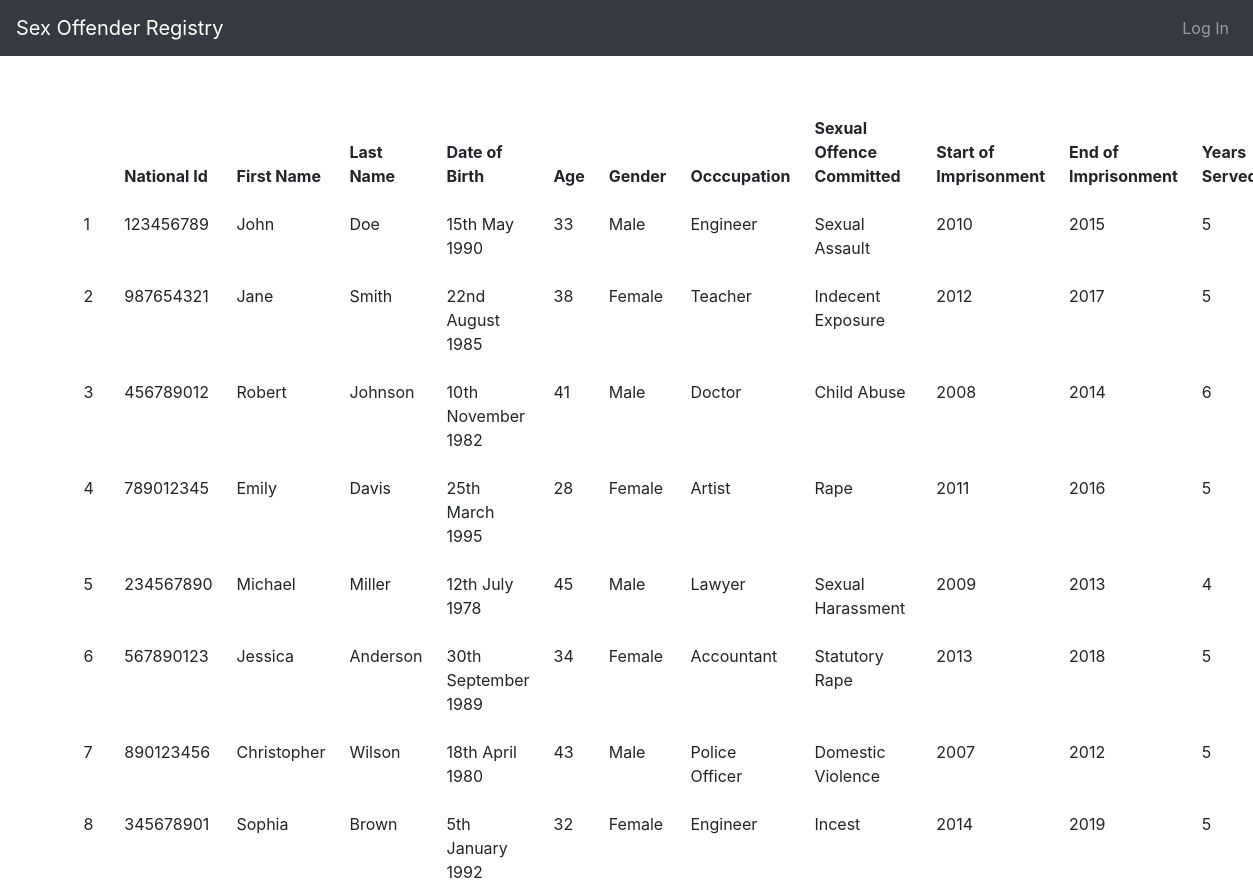
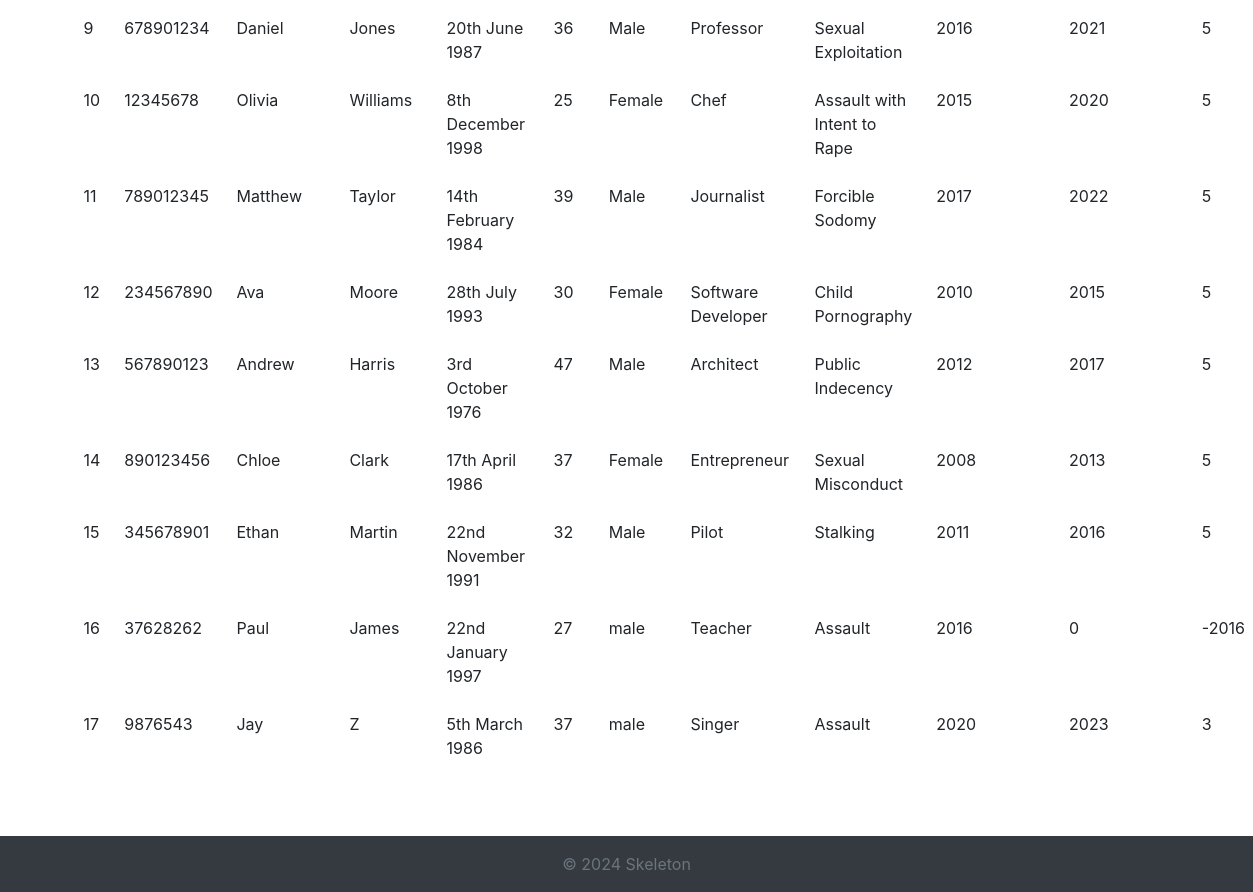
The page / on the database its author committed (2 pictures, top to bottom).
### tables this page shows
CREATE TABLE `sex_offenders` (
  `id` int(11) NOT NULL,
  `national_id` varchar(255) NOT NULL,
  `first_name` varchar(255) NOT NULL,
  `last_name` varchar(255) NOT NULL,
  `date_of_birth` date NOT NULL,
  `gender` varchar(10) NOT NULL,
  `occupation` varchar(255) DEFAULT NULL,
  `sexualOffenceCommitted` text DEFAULT NULL,
  `yearIn` int(11) DEFAULT NULL,
  `yearOut` int(11) DEFAULT NULL
);

### index.php (called while the page is built, shortened)
<?php
require 'src/DatabaseService.php';
require 'src/SexOffender.php';
$dbService = new DatabaseService('localhost', 'root', '', 'perv_db', 3306);
$offenders = $dbService->FetchSexOffenders();
require 'views/components/head.php';
require 'views/components/navbar.php';
require 'views/pages/index.php';
require 'views/components/footer.php';
require 'views/components/foot.php';

### src/DatabaseService.php (called while the page is built, shortened)
<?php
class DatabaseService
{
    private mysqli $db;
    public function __construct(
        string $host = null,
        string $username = null,
        string $passwd = null,
        string $dbname = null,
        int $port = null,
        string $socket = null
    ) {
        $this->db = new mysqli($host, $username, $passwd, $dbname, $port, $socket);
    }
    public function FetchSexOffenders(): array
    {
        $sql = "SELECT * FROM `sex_offenders`";
        $res = $this->db->query($sql) or die($this->db->error);
        $rows = $res->fetch_all(MYSQLI_ASSOC);
        $sexOffenders = [];
        foreach ($rows as $row)
            $sexOffenders[] = new SexOffender(
                $row['id'],
                $row['national_id'],
                $row['first_name'],
                $row['last_name'],
                new DateTimeImmutable($row['date_of_birth']),
                $row['gender'],
                $row['occupation'],
                $row['sexualOffenceCommitted'],
                $row['yearIn'],
                $row['yearOut'],
            );
        return $sexOffenders;
    }
}

### src/SexOffender.php (called while the page is built, shortened)
<?php
class SexOffender
{
    public function __construct(
        int $id,
        int $national_id,
        string $firstName,
        string $lastName,
        DateTimeImmutable $dateOfBirth,
        string $gender,
        string $occupation,
        string $sexualOffenceCommitted,
        int $yearIn,
        ?int $yearOut,
    )
    {
        $this->id = $id;
        $this->national_id = $national_id;
        $this->firstName = $firstName;
        $this->lastName = $lastName;
        $this->dateOfBirth = $dateOfBirth;
        $this->gender = $gender;
        $this->occupation = $occupation;
        $this ->sexualOffenceCommitted = $sexualOffenceCommitted;
        $this->yearIn = $yearIn;
        $this->yearOut = $yearOut;
       $this->yearsServed =  ($yearOut ??(int) date('Y')) - $yearIn;
        }
}

### views/pages/index.php (the view)
<main  role="main" class="container flex-shrink-0 py-5">
    <table class="table table-borderless table-hover datatable">
        <thead>
            <tr>
                <th>&nbsp;</th>
                <th>National Id</th>
                <th>First Name</th>
                <th>Last Name</th>
                <th>Date of Birth</th>
                <th>Age</th>
                <th>Gender</th>
                <th>Occcupation</th>
                <th>Sexual Offence Committed</th>
                <th>Start of Imprisonment</th>
                <th>End of Imprisonment</th>
                <th>Years Served</th>
            </tr>
        </thead>
        <tbody>
            <?php foreach ($offenders as $offender) : ?>
                <tr>
                    <td><?= $offender->id ?></td>
                    <td><?= $offender->national_id ?></td>
                    <td><?= $offender->firstName ?></td>
                    <td><?= $offender->lastName ?></td>
                    <td><?= $offender->dateOfBirth->format('jS F Y') ?></td>
                    <td><?= ((new DateTime())->diff($offender->dateOfBirth))->y ?></td>
                    <td><?= $offender->gender ?></td>
                    <td><?= $offender->occupation ?></td>
                    <td><?= $offender->sexualOffenceCommitted ?></td>
                    <td><?= $offender->yearIn ?></td>
                    <td><?= $offender->yearOut ?></td>
                    <td><?= $offender->yearsServed ?></td>
                </tr>
            <?php endforeach ?>
        </tbody>
    </table>
</main>

### views/components/head.php (shortened to what this page needs)
<!DOCTYPE html>
<html lang="en" class="h-100">
<head>
    <link rel="stylesheet" href="https://cdn.jsdelivr.net/npm/bootstrap@4.5.3/dist/css/bootstrap.min.css">
    <link rel="stylesheet" type="text/css" href="https://cdn.datatables.net/v/bs4/dt-1.10.23/r-2.2.7/datatables.min.css"/>
</head>
<body class="d-flex flex-column h-100">

### views/components/navbar.php (shortened to what this page needs)
<nav class="navbar navbar-expand-md sticky-top navbar-dark bg-dark">
    <a class="navbar-brand" href="">Sex Offender Registry</a>
    <div class="collapse navbar-collapse" id="navbarNav">
        <ul class="navbar-nav ml-auto">
            <?php if (isset($_SESSION['user'])) : ?>
                <span class="navbar-text mr-2">Hello,<?="{$_SESSION['user']['firstName']}{$_SESSION['user']['lastName']}"?></span>
                <li class="nav-item ml-2"><a class="nav-link" href="logout.php">Log Out</a></li>
            <?php else : ?>
                <li class="nav-item"><a class="nav-link" href="login.php">Log In</a></li>
            <?php endif ?>
        </ul>
    </div>
</nav>

### views/components/footer.php
<footer class="footer mt-auto py-3 bg-dark">
<div class="container text-center">
    <span class="text-muted">&copy; <?= date('Y') ?> Skeleton</span>
  </div>
</footer>

### views/components/foot.php (shortened to what this page needs)
</body>
</html>

### rows shown on the page
sex_offenders: id "1", national "123456789", first_name "John", last_name "Doe", format "15th May 1990", gender "Male", occupation "Engineer", sexualOffenceCommitted "Sexual Assault", yearIn "2010", yearOut "2015", yearsServed "5"
sex_offenders: id "2", national "987654321", first_name "Jane", last_name "Smith", format "22nd August 1985", gender "Female", occupation "Teacher", sexualOffenceCommitted "Indecent Exposure", yearIn "2012", yearOut "2017", yearsServed "5"
sex_offenders: id "3", national "456789012", first_name "Robert", last_name "Johnson", format "10th November 1982", gender "Male", occupation "Doctor", sexualOffenceCommitted "Child Abuse", yearIn "2008", yearOut "2014", yearsServed "6"
sex_offenders: id "4", national "789012345", first_name "Emily", last_name "Davis", format "25th March 1995", gender "Female", occupation "Artist", sexualOffenceCommitted "Rape", yearIn "2011", yearOut "2016", yearsServed "5"
sex_offenders: id "5", national "234567890", first_name "Michael", last_name "Miller", format "12th July 1978", gender "Male", occupation "Lawyer", sexualOffenceCommitted "Sexual Harassment", yearIn "2009", yearOut "2013", yearsServed "4"
sex_offenders: id "6", national "567890123", first_name "Jessica", last_name "Anderson", format "30th September 1989", gender "Female", occupation "Accountant", sexualOffenceCommitted "Statutory Rape", yearIn "2013", yearOut "2018", yearsServed "5"
sex_offenders: id "7", national "890123456", first_name "Christopher", last_name "Wilson", format "18th April 1980", gender "Male", occupation "Police Officer", sexualOffenceCommitted "Domestic Violence", yearIn "2007", yearOut "2012", yearsServed "5"
sex_offenders: id "8", national "345678901", first_name "Sophia", last_name "Brown", format "5th January 1992", gender "Female", occupation "Engineer", sexualOffenceCommitted "Incest", yearIn "2014", yearOut "2019", yearsServed "5"
sex_offenders: id "9", national "678901234", first_name "Daniel", last_name "Jones", format "20th June 1987", gender "Male", occupation "Professor", sexualOffenceCommitted "Sexual Exploitation", yearIn "2016", yearOut "2021", yearsServed "5"
sex_offenders: id "10", national "12345678", first_name "Olivia", last_name "Williams", format "8th December 1998", gender "Female", occupation "Chef", sexualOffenceCommitted "Assault with Intent to Rape", yearIn "2015", yearOut "2020", yearsServed "5"
sex_offenders: id "11", national "789012345", first_name "Matthew", last_name "Taylor", format "14th February 1984", gender "Male", occupation "Journalist", sexualOffenceCommitted "Forcible Sodomy", yearIn "2017", yearOut "2022", yearsServed "5"
sex_offenders: id "12", national "234567890", first_name "Ava", last_name "Moore", format "28th July 1993", gender "Female", occupation "Software Developer", sexualOffenceCommitted "Child Pornography", yearIn "2010", yearOut "2015", yearsServed "5"
sex_offenders: id "13", national "567890123", first_name "Andrew", last_name "Harris", format "3rd October 1976", gender "Male", occupation "Architect", sexualOffenceCommitted "Public Indecency", yearIn "2012", yearOut "2017", yearsServed "5"
sex_offenders: id "14", national "890123456", first_name "Chloe", last_name "Clark", format "17th April 1986", gender "Female", occupation "Entrepreneur", sexualOffenceCommitted "Sexual Misconduct", yearIn "2008", yearOut "2013", yearsServed "5"
sex_offenders: id "15", national "345678901", first_name "Ethan", last_name "Martin", format "22nd November 1991", gender "Male", occupation "Pilot", sexualOffenceCommitted "Stalking", yearIn "2011", yearOut "2016", yearsServed "5"
sex_offenders: id "16", national "37628262", first_name "Paul", last_name "James", format "22nd January 1997", gender "male", occupation "Teacher", sexualOffenceCommitted "Assault", yearIn "2016", yearOut "0", yearsServed "-2016"
sex_offenders: id "17", national "9876543", first_name "Jay", last_name "Z", format "5th March 1986", gender "male", occupation "Singer", sexualOffenceCommitted "Assault", yearIn "2020", yearOut "2023", yearsServed "3"
